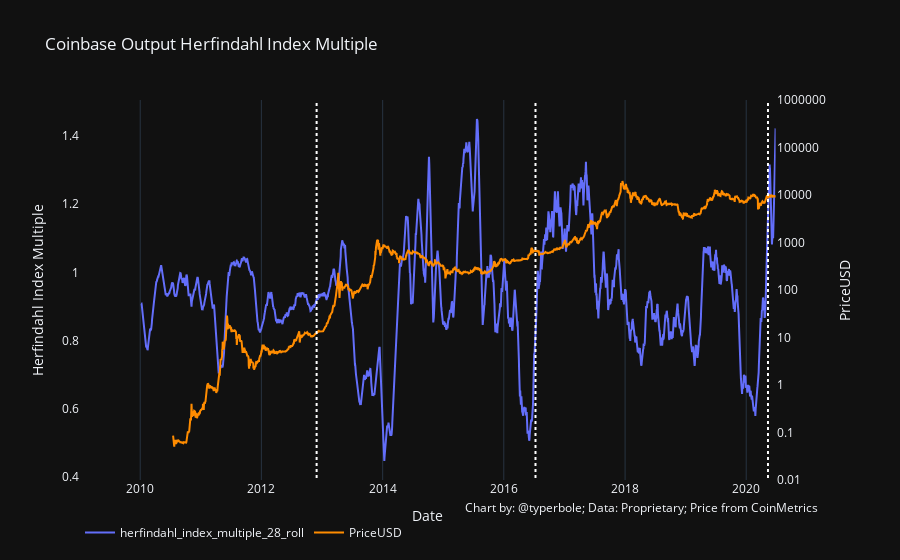

The notebook cell saved with this chart:
### Code cell
chart_utils.two_axis_chart(
    data[:-28], x_series='date', 
    y1_series='herfindahl_index_multiple_28_roll',
    y2_series='PriceUSD',
    y2_series_axis_type='log', y2_series_axis_range=[-2, 6],
    x_axis_title='Date',
    y1_series_title='Herfindahl Index Multiple',
    title='Coinbase Output Herfindahl Index Multiple',
    data_source="Proprietary; Price from CoinMetrics",
    halving_lines=True,
    save_file='MinerHerfMultiple.html'
)

### Figure 1 — Plotly figure (JSON) as saved in the notebook; plotly's stock layout.template omitted (floating-point values rounded to 4 significant figures; data arrays with more than 128 entries replaced by an {"elided": "..."} marker saying what was removed)
{"data": [{"name": "herfindahl_index_multiple_28_roll", "type": "scatter", "x": {"elided": "4188 str values"}, "xaxis": "x", "y": {"elided": "4188 float values"}, "yaxis": "y"}, {"line": {"color": "darkorange"}, "name": "PriceUSD", "type": "scatter", "x": {"elided": "4188 str values"}, "xaxis": "x", "y": {"elided": "4188 float values"}, "yaxis": "y2"}, {"line": {"color": "white", "dash": "dot", "width": 2}, "mode": "lines", "showlegend": false, "type": "scatter", "x": ["2012-11-29", "2012-11-29"], "xaxis": "x", "y": [0, 1000000], "yaxis": "y2"}, {"line": {"color": "white", "dash": "dot", "width": 2}, "mode": "lines", "showlegend": false, "type": "scatter", "x": ["2016-07-10", "2016-07-10"], "xaxis": "x", "y": [0, 1000000], "yaxis": "y2"}, {"line": {"color": "white", "dash": "dot", "width": 2}, "mode": "lines", "showlegend": false, "type": "scatter", "x": ["2020-05-11", "2020-05-11"], "xaxis": "x", "y": [0, 1000000], "yaxis": "y2"}], "layout": {"annotations": [{"showarrow": false, "text": "Chart by: @typerbole; Data: Proprietary; Price from CoinMetrics", "x": 1, "xanchor": "right", "xref": "paper", "xshift": 0, "y": -0.1, "yanchor": "auto", "yref": "paper", "yshift": 0}], "legend": {"orientation": "h"}, "showlegend": true, "title": {"text": "Coinbase Output Herfindahl Index Multiple"}, "xaxis": {"anchor": "y", "domain": [0, 0.94], "title": {"text": "Date"}}, "yaxis": {"anchor": "x", "domain": [0, 1], "showgrid": false, "title": {"text": "Herfindahl Index Multiple"}, "type": "linear"}, "yaxis2": {"anchor": "x", "overlaying": "y", "range": [-2, 6], "showgrid": false, "side": "right", "tickformat": "${n},", "title": {"text": "PriceUSD"}, "type": "log"}}}
